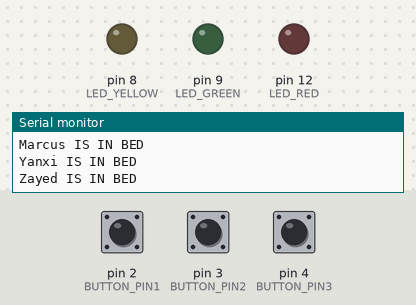
The sketch below on a simulated Arduino Uno, built with avr-gcc and run on an emulated ATmega328P. On the bench: output pins drawn as LEDs (lit = HIGH), the last lines printed to the serial monitor. The inputs (shaded band) are chosen by the test bench; at power-on: pin 3 (BUTTON_PIN2) HIGH, pin 2 (BUTTON_PIN1) HIGH, pin 4 (BUTTON_PIN3) HIGH.

Above: at 3.8 s.
3.9 s: pin 3 (BUTTON_PIN2) pulled LOW for 1.7 s
At 5.3 s:
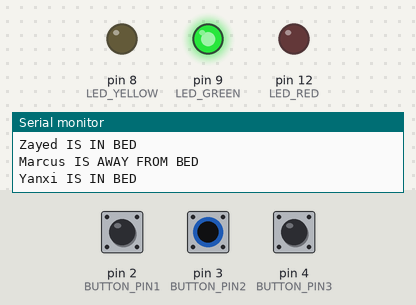
8.5 s: pin 2 (BUTTON_PIN1) pulled LOW for 1.7 s
At 10.3 s:
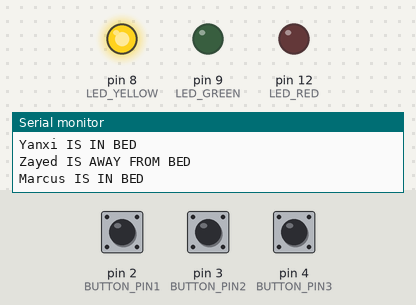
13.5 s: pin 4 (BUTTON_PIN3) pulled LOW for 1.7 s
At 15.3 s:
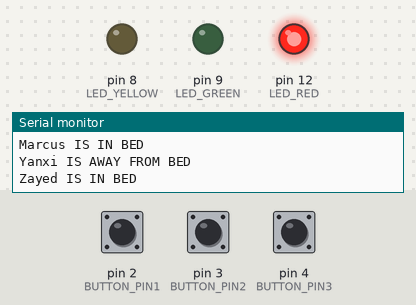
18.5 s: pin 4 (BUTTON_PIN3) pulled LOW for 3.2 s
At 23.4 s:
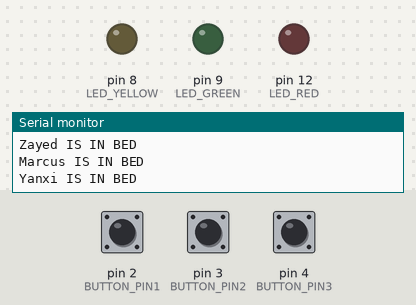
24.5 s: pin 2 (BUTTON_PIN1) pulled LOW for 3.2 s
At 27.7 s:
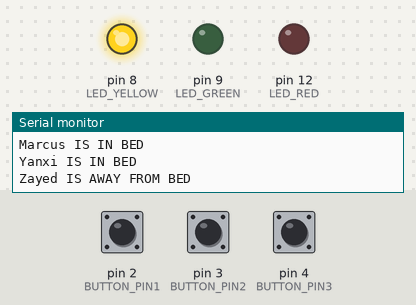
31.5 s: pin 2 (BUTTON_PIN1) driven LOW and pin 3 (BUTTON_PIN2) driven LOW and pin 4 (BUTTON_PIN3) driven LOW
At 34.3 s:
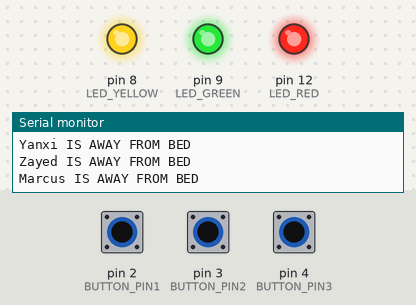
Timing chart, 0 to 35.8 s (numbered marks = the images above; inputs shaded):
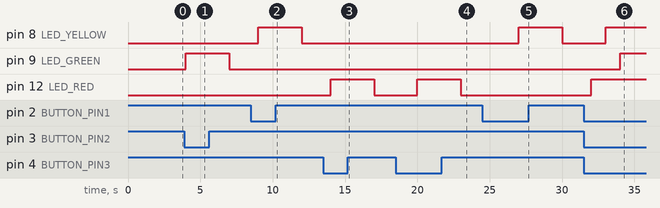

The sketch:

BareMinimum.ino
```cpp
int LED_GREEN = 9;
int LED_YELLOW = 8;
int LED_RED = 12;
int BUTTON_PIN1 = 2;
int BUTTON_PIN2 = 3;
int BUTTON_PIN3 = 4;
int buttonState = 0;
//int ledValue3 = 0;
//int ledValue2 = 0;
int readValue = 0;
void setup() {
  pinMode(LED_GREEN, OUTPUT);
  pinMode(LED_YELLOW, OUTPUT);
  pinMode(LED_RED, OUTPUT);
  pinMode(BUTTON_PIN1, INPUT_PULLUP);
  pinMode(BUTTON_PIN2, INPUT_PULLUP);
  pinMode(BUTTON_PIN3, INPUT_PULLUP);
  Serial.begin(9600);
}
void loop() {
  buttonState = digitalRead(BUTTON_PIN1);{
  if (digitalRead(BUTTON_PIN1)== LOW) {
    digitalWrite(LED_YELLOW, HIGH);
    Serial.println("Zayed IS AWAY FROM BED");
    delay(1000);
  }
  else {
    digitalWrite(LED_YELLOW, LOW);
    Serial.println("Zayed IS IN BED");
    delay(1000);
  }
  buttonState = digitalRead(BUTTON_PIN2);{
    if (digitalRead(BUTTON_PIN2)== LOW) {
      digitalWrite(LED_GREEN, HIGH);
      Serial.println("Marcus IS AWAY FROM BED");
      delay(1000);
    }
    else {
      digitalWrite(LED_GREEN, LOW);
      Serial.println("Marcus IS IN BED");
      delay(1000);
    }
  }
  buttonState = digitalRead(BUTTON_PIN3);{
    if (digitalRead(BUTTON_PIN3)== LOW) {
      digitalWrite(LED_RED, HIGH);
      Serial.println("Yanxi IS AWAY FROM BED");
      delay(1000);
    }
    else {
      digitalWrite(LED_RED, LOW);
      Serial.println("Yanxi IS IN BED");
      delay(1000);
    }
  }
  }
}
```

Measured:
- after the input at 3.9 s, pin 9 (LED_GREEN): LOW → HIGH after 0.10 s, → LOW 3.0 s later
- after the input at 8.5 s, pin 8 (LED_YELLOW): LOW → HIGH after 0.50 s, → LOW 3.0 s later
- after the input at 13.5 s, pin 12 (LED_RED): LOW → HIGH after 0.50 s, → LOW 3.0 s later
- after the input at 18.5 s, pin 12 (LED_RED): LOW → HIGH after 1.5 s, → LOW 3.0 s later
- after the input at 24.5 s, pin 8 (LED_YELLOW): LOW → HIGH after 2.5 s, → LOW 3.0 s later
- after the input at 31.5 s, pin 8 (LED_YELLOW): LOW → HIGH after 1.5 s; pin 9 (LED_GREEN): LOW → HIGH after 2.5 s; pin 12 (LED_RED): LOW → HIGH after 0.51 s
